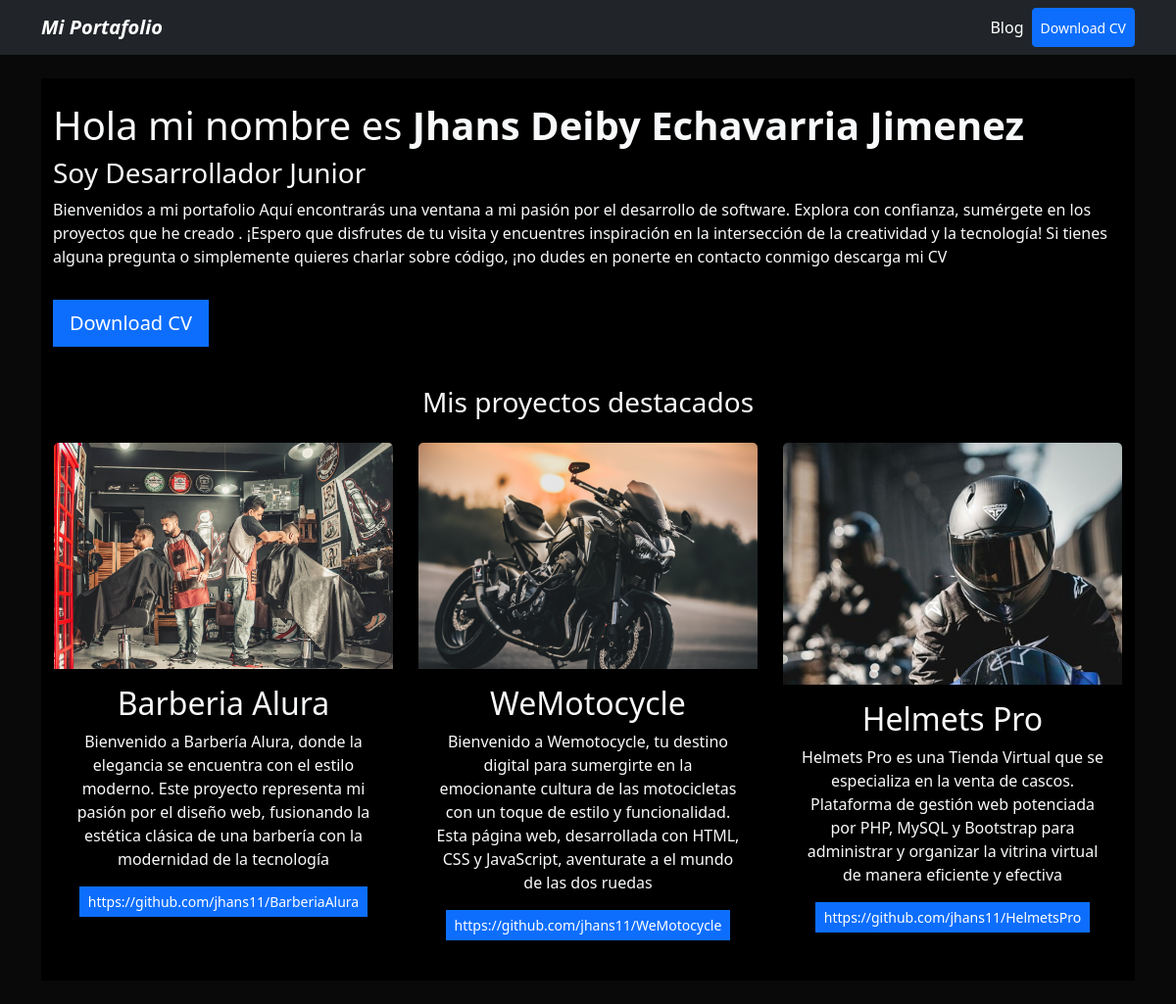
The page / on the database its author committed.
### portfolio/models.py (models this page shows)
class Project(models.Model):
    title = CharField( max_length=100)
    description = CharField(max_length=250)
    image = ImageField(upload_to='portfolio/images')
    url = URLField(blank=True)

### portfolio/views.py (the view)
# urls.py: 2. Add a URL to urlpatterns:  path('', views.home, name='home')
def home(request):
    projects = Project.objects.all()
    return render(request, 'home.html', {'projects': projects})

### portfolio/templates/home.html (shortened to what this page needs)
{% extends "layout.html" %}
{% block content%}
{% load static %}
<header class="row bg-black">
    <div class="col-md-10">
    </div>
    <div class="col-md-12 my-length">
        <h1>Hola mi nombre es <strong>Jhans Deiby Echavarria Jimenez</strong> </h1>
        <h3>Soy Desarrollador Junior </h3>
        <p> Bienvenidos a mi portafolio Aquí encontrarás una ventana a mi pasión por el desarrollo de software. Explora con confianza, sumérgete en los proyectos que he creado . ¡Espero que disfrutes de tu visita y encuentres inspiración en la intersección de la creatividad y la tecnología! Si tienes alguna pregunta o simplemente quieres charlar sobre código, ¡no dudes en ponerte en contacto conmigo descarga mi CV </p>
        <a href="{% static 'portfolio/cv.pdf' %}"  class="btn btn-primary btn-lg rounded-0 my-3">Download CV</a>
    </div>
<header>
    <div class="row my-4 text-center">
        <h3>Mis proyectos destacados </h3>
        {% for project in projects %}
        <div class="col-md-4 p-6 my-6 ">
            <div class="card bg-black card-project  text-light">
                <img src="{{project.image.url}}" alt="{{project.title}}" class="card-img-top"/>
                <div class="card-body">
                    <h2>{{project.title}}</h2>
                    <P>{{project.description}}</P>
                    {% if project.url%}
                    <a href="{{project.url}}" class="btn btn-primary rounded-0 btn-sm" target="_blank">{{project.url}}</a>
                    {% endif %}
                </div>
            </div>
        </div>
        {% endfor %}
        {% endblock%}

### portfolio/templates/layout.html (shortened to what this page needs)
{% load static %}
<!DOCTYPE html>
<html lang="en">
<head>
    <link href="https://cdn.jsdelivr.net/npm/bootstrap@5.3.2/dist/css/bootstrap.min.css" rel="stylesheet">
    <link rel="stylesheet" href="{% static 'main.css' %}">
</head>
<body class="text-light">
    {% include "partials/navbar.html" %}
    <div class="container p-4">
    {% block content %}
    {% endblock %}
    </div>
</body>
</html>

### portfolio/templates/partials/navbar.html (shortened to what this page needs)
{% load static %}
<nav class="navbar navbar-expand-lg navbar-dark bg-dark">
    <div class="container">
      <a class="navbar-brand fw-bold fst-italic" href="/">Mi Portafolio</a>
      <div class="collapse navbar-collapse" id="navbarNavAltMarkup">
        <div class="navbar-nav ms-auto">
          <a class="nav-link active" aria-current="page" href="{% url 'blog:posts'%}">Blog</a>
          <a class="btn btn-primary btn-sm d-flex align-items-center" href="{% static 'Portfolio/cv.pdf'%}" target="_blank">Download CV</a>
        </div>
      </div>
    </div>
  </nav>

### portfolio/static/main.css (style rules this page uses)
body { background: #090909; }
.bg-black { background: black; }

### rows shown on the page
Project: image (picture), title "Barberia Alura", description "Bienvenido a Barbería Alura, donde la elegancia se encuentra con el estilo moderno. Este proyecto representa mi pasión por el diseño web, fusionando la estética clásica de una barbería con la modernidad de la tecnología", url "https://github.com/jhans11/BarberiaAlura"
Project: image (picture), title "WeMotocycle", description "Bienvenido a Wemotocycle, tu destino digital para sumergirte en la emocionante cultura de las motocicletas con un toque de estilo y funcionalidad. Esta página web, desarrollada con HTML, CSS y JavaScript, aventurate a el mundo de las dos ruedas", url "https://github.com/jhans11/WeMotocycle"
Project: image (picture), title "Helmets Pro", description "Helmets Pro es una Tienda Virtual que se especializa en la venta de cascos. Plataforma de gestión web potenciada por PHP, MySQL y Bootstrap para administrar y organizar la vitrina virtual de manera eficiente y efectiva", url "https://github.com/jhans11/HelmetsPro"
